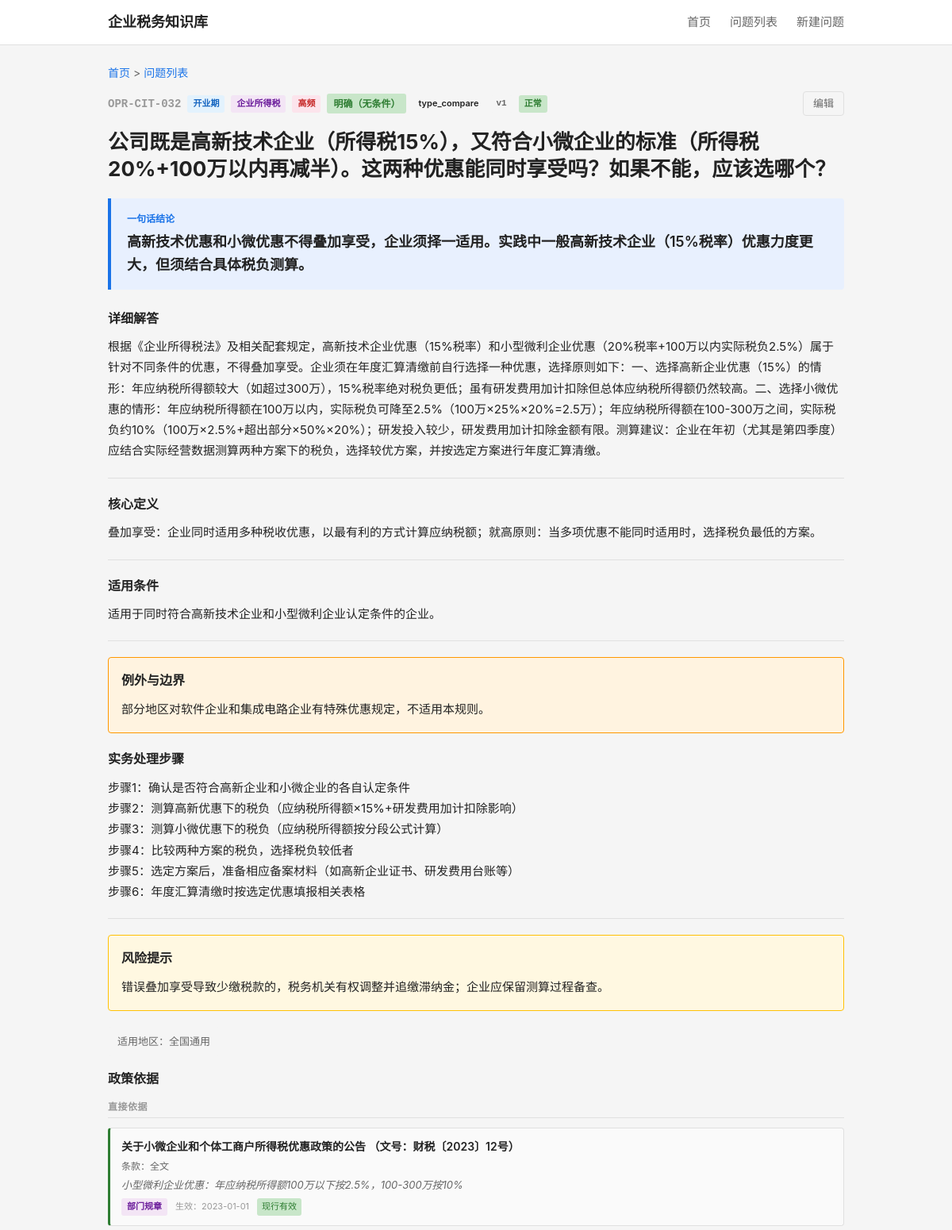
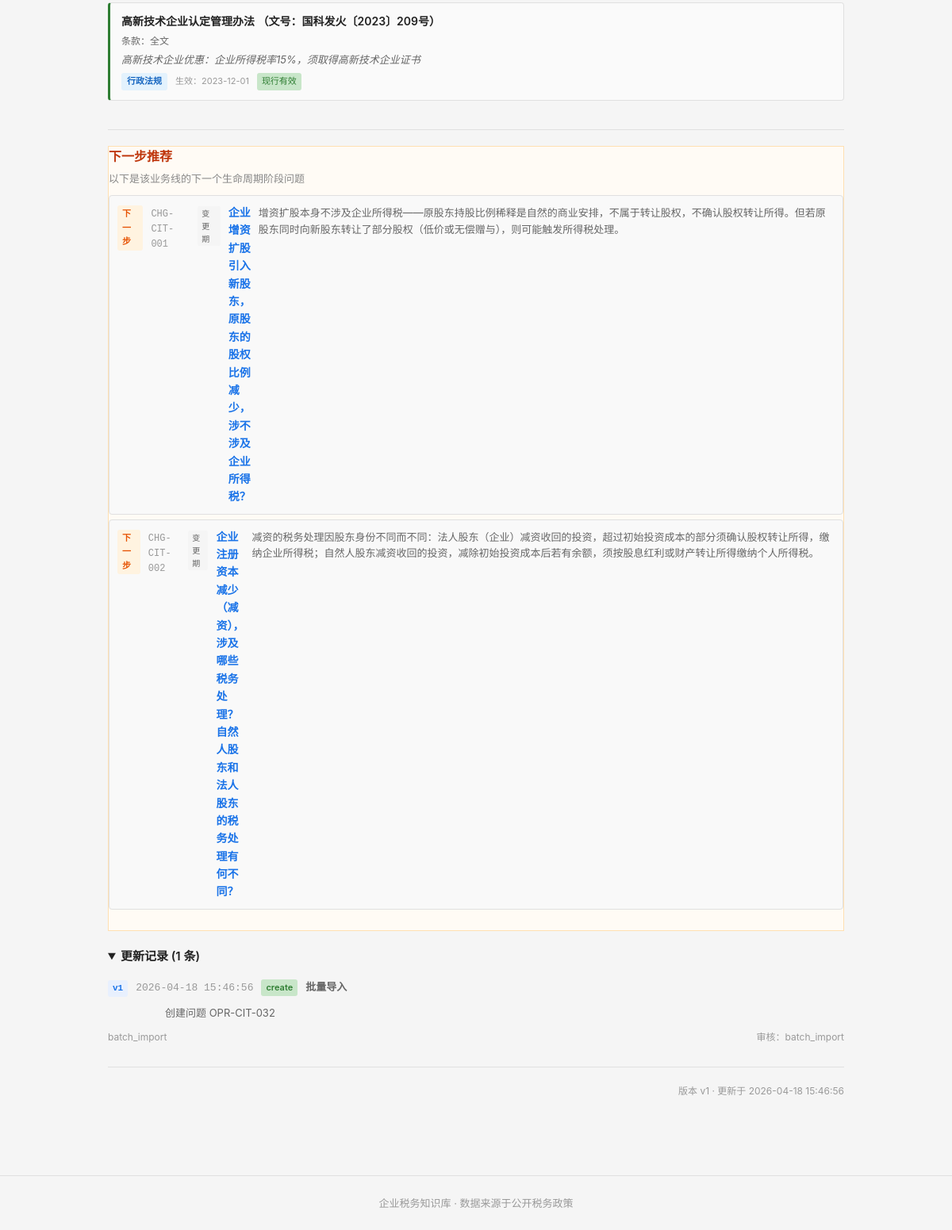
The app's page /question/OPR-CIT-032 with its own data (2 pictures, top to bottom).
### tables this page shows
CREATE TABLE question_master (
    id              INTEGER PRIMARY KEY AUTOINCREMENT,
    question_code   TEXT NOT NULL UNIQUE,
    question_title  TEXT NOT NULL,
    question_plain  TEXT NOT NULL,

    -- 分类
    stage_code      TEXT NOT NULL,
    module_code     TEXT NOT NULL,
    question_type   TEXT NOT NULL,

    -- 答案
    one_line_answer TEXT NOT NULL,
    detailed_answer TEXT,
    core_definition TEXT,

    -- 条件与边界
    applicable_conditions TEXT,
    exceptions_boundary   TEXT,

    -- 实务
    practical_steps TEXT,
    risk_warning    TEXT,

    -- 适用范围
    scope_level     TEXT NOT NULL DEFAULT 'scope_national',
    local_region    TEXT,

    -- 确定性
    answer_certainty TEXT NOT NULL DEFAULT 'certain_clear',

    -- 元数据
    keywords        TEXT,
    high_frequency_flag INTEGER NOT NULL DEFAULT 0,
    newbie_flag     INTEGER NOT NULL DEFAULT 0,

    -- 版本管理
    status          TEXT NOT NULL DEFAULT 'draft',
    version_no      INTEGER NOT NULL DEFAULT 1,

    -- 审计字段
    created_at      TEXT NOT NULL DEFAULT (datetime('now')),
    updated_at      TEXT NOT NULL DEFAULT (datetime('now'))
);

CREATE TABLE question_policy_link (
    id              INTEGER PRIMARY KEY AUTOINCREMENT,
    question_id     INTEGER NOT NULL,
    policy_id       INTEGER NOT NULL,
    support_type    TEXT NOT NULL,
    support_note    TEXT,
    display_order   INTEGER NOT NULL DEFAULT 1,

    FOREIGN KEY (question_id) REFERENCES question_master(id) ON DELETE CASCADE,
    FOREIGN KEY (policy_id)   REFERENCES policy_basis(id)    ON DELETE CASCADE
);

CREATE TABLE policy_basis (
    id              INTEGER PRIMARY KEY AUTOINCREMENT,
    policy_code     TEXT NOT NULL UNIQUE,
    policy_name     TEXT NOT NULL,
    document_no     TEXT,
    article_ref     TEXT,

    -- 政策层级
    policy_level    TEXT NOT NULL,

    -- 有效期
    effective_date  TEXT,
    expiry_date     TEXT,
    current_status  TEXT NOT NULL DEFAULT 'effective',

    -- 内容摘要
    policy_summary  TEXT,
    raw_quote_short TEXT,

    -- 适用范围
    region_scope    TEXT DEFAULT 'national',

    -- 备注
    remarks         TEXT,

    -- 审计字段
    created_at      TEXT NOT NULL DEFAULT (datetime('now')),
    updated_at      TEXT NOT NULL DEFAULT (datetime('now'))
);

CREATE TABLE question_update_log (
    id              INTEGER PRIMARY KEY AUTOINCREMENT,
    question_id     INTEGER NOT NULL,
    version_no      INTEGER NOT NULL,
    update_date     TEXT NOT NULL DEFAULT (datetime('now')),
    update_type     TEXT NOT NULL,
    update_reason   TEXT,
    updated_by      TEXT,
    reviewed_by     TEXT,
    change_summary  TEXT,

    FOREIGN KEY (question_id) REFERENCES question_master(id) ON DELETE CASCADE
);

### backend/app.py (the view)
    @app.route('/question/<question_code>')
    def question_detail(question_code):
        from services.question_service import QuestionService
        svc = QuestionService()
        detail = svc.get_question_detail(question_code)
        if not detail:
            return "问题不存在", 404
        stages = svc.get_stages()
        modules = svc.get_modules()
        return render_template('detail.html',
                               detail=detail, stages=stages, modules=modules)

### backend/services/question_service.py (called while the page is built)
    def _query(self, sql, params=None):
        conn = sqlite3.connect(self.db_path)
        conn.execute("PRAGMA foreign_keys = ON")
        conn.row_factory = sqlite3.Row
        cur = conn.cursor()
        if params:
            cur.execute(sql, params)
        else:
            cur.execute(sql)
        rows = cur.fetchall()
        conn.close()
        return [dict(r) for r in rows]

    def _query_one(self, sql, params=None):
        rows = self._query(sql, params)
        return rows[0] if rows else None

    def get_stages(self):
        return self._query("""
            SELECT tag_code, tag_name
            FROM tag_dict
            WHERE tag_category = 'stage'
            ORDER BY display_order
        """)

    def get_modules(self):
        return self._query("""
            SELECT tag_code, tag_name
            FROM tag_dict
            WHERE tag_category = 'module'
            ORDER BY display_order
        """)

### frontend/templates/detail.html (shortened to what this page needs)
{% extends "base.html" %}
{% macro certainty_label(code) %}
    {% if code == 'certain_clear' %}<span class="certainty-tag clear">明确（无条件）</span>
    {% elif code == 'certain_conditional' %}<span class="certainty-tag condition">有条件</span>
    {% elif code == 'certain_dispute' %}<span class="certainty-tag dispute">有争议</span>
    {% elif code == 'certain_practice' %}<span class="certainty-tag practice">实务做法</span>
    {% else %}<span class="certainty-tag">{{ code }}</span>{% endif %}
{% endmacro %}
{% macro policy_level_label(code) %}{{ {'level_law':'法律','level_admin':'行政法规','level_department':'部门规章','level_bulletin':'规范性文件','level_local':'地方文件'}.get(code, code or '') }}{% endmacro %}
{% macro question_type_label(code) %}
{%- if code == 'type_whether' -%}是否类
{%- elif code == 'type_how' -%}怎么办类
{%- elif code == 'type_define' -%}定义类
{%- elif code == 'type_risk' -%}风险类
{%- elif code == 'type_time' -%}时限类
{%- elif code == 'type_why' -%}为什么类
{%- elif code == 'type_what' -%}是什么类
{%- elif code == 'type_clarify' -%}是否类
{%- elif code == 'type_steps' -%}怎么办类
{%- else -%}{{ code }}{%- endif -%}
{% endmacro %}
{% macro status_label(code) %}
    {% if code == 'active' %}正常
    {% elif code == 'draft' %}草稿
    {% elif code == 'pending' %}待复核
    {% elif code == 'archived' %}归档
    {% elif code == 'obsolete' %}过时
    {% else %}{{ code }}{% endif %}
{% endmacro %}
{% macro stage_label(code) %}
    {%- if code == 'SET' -%}设立期
    {%- elif code == 'OPR' -%}开业期
    {%- elif code == 'CHG' -%}变更期
    {%- elif code == 'RSK' -%}风险期
    {%- elif code == 'SUS' -%}停业期
    {%- elif code == 'CLS' -%}注销期
    {%- else -%}{{ code }}{%- endif -%}
{% endmacro %}
{% macro module_label(code) %}
    {%- if code == 'REG' -%}登记设立
    {%- elif code == 'DEC' -%}申报纳税
    {%- elif code == 'INV' -%}发票管理
    {%- elif code == 'VAT' -%}增值税
    {%- elif code == 'IIT' -%}个人所得税
    {%- elif code == 'CIT' -%}企业所得税
    {%- elif code == 'SSF' -%}社保公积金
    {%- elif code == 'CHG' -%}变更登记
    {%- elif code == 'CLEAR' -%}清税注销
    {%- elif code == 'RISK' -%}风险应对
    {%- elif code == 'FEE' -%}成本费用
    {%- elif code == 'PREF' -%}优惠政策
    {%- elif code == 'ETAX' -%}电子税务
    {%- else -%}{{ code }}{%- endif -%}
{% endmacro %}
{% block main %}
<div class="detail-header">
    <div class="breadcrumb">
        <a href="/">首页</a> &gt; <a href="/questions">问题列表</a>
    </div>
    <div class="question-meta-top">
        <span class="q-code-lg">{{ detail.question_code }}</span>
        <span class="q-badge stage">{{ stage_label(detail.stage_code) }}</span>
        <span class="q-badge module">{{ module_label(detail.module_code) }}</span>
        {% if detail.high_frequency_flag %}
        <span class="q-badge hf">高频</span>
        {% endif %}
        {{ certainty_label(detail.answer_certainty) }}
        <span class="q-badge">{{ question_type_label(detail.question_type) }}</span>
        <span class="q-badge version">v{{ detail.version_no }}</span>
        <span class="q-badge status-{{ detail.status }}">{{ status_label(detail.status) }}</span>
        <a href="/question/{{ detail.question_code }}/edit" class="edit-btn">编辑</a>
    </div>
</div>
<h1 class="detail-title">{{ detail.question_plain if detail.question_plain else detail.question_title }}</h1>
<div class="answer-box">
    <div class="answer-label">一句话结论</div>
    <div class="answer-content">{{ detail.one_line_answer }}</div>
</div>
{% if detail.detailed_answer %}
<div class="detail-section">
    <h3>详细解答</h3>
    <div class="detail-text">{{ detail.detailed_answer }}</div>
</div>
{% endif %}
{% if detail.core_definition %}
<div class="detail-section">
    <h3>核心定义</h3>
    <div class="detail-text">{{ detail.core_definition }}</div>
</div>
{% endif %}
{% if detail.applicable_conditions %}
<div class="detail-section">
    <h3>适用条件</h3>
    <div class="detail-text">{{ detail.applicable_conditions }}</div>
</div>
{% endif %}
{% if detail.exceptions_boundary %}
<div class="detail-section exception">
    <h3>例外与边界</h3>
    <div class="detail-text">{{ detail.exceptions_boundary }}</div>
</div>
{% endif %}
{% if detail.practical_steps %}
<div class="detail-section">
    <h3>实务处理步骤</h3>
    <div class="detail-text">{{ detail.practical_steps }}</div>
</div>
{% endif %}
{% if detail.risk_warning %}
<div class="detail-section warning">
    <h3>风险提示</h3>
    <div class="detail-text">{{ detail.risk_warning }}</div>
</div>
{% endif %}
{% if detail.scope_level == 'scope_national' %}
<div class="scope-note">适用地区：全国通用</div>
{% elif detail.scope_level == 'scope_local' %}
<div class="scope-note">适用地区：地方口径</div>
{% elif detail.scope_level == 'scope_mixed' %}
<div class="scope-note">适用地区：混合口径</div>
{% elif detail.local_region %}
<div class="scope-note local">地区：{{ detail.local_region }}</div>
{% endif %}
{% if detail.policies %}
{% set direct_policies = [] %}
{% set procedure_policies = [] %}
{% set other_policies = [] %}
{% for p in detail.policies %}
    {% if p.support_type == 'support_direct' %}{% do direct_policies.append(p) %}{% endif %}
    {% if p.support_type == 'support_procedure' %}{% do procedure_policies.append(p) %}{% endif %}
    {% if p.support_type not in ['support_direct', 'support_procedure'] %}{% do other_policies.append(p) %}{% endif %}
{% endfor %}
<div class="detail-section policies-section">
    <h3>政策依据</h3>
    {% if direct_policies %}
    <div class="policy-group">
        <div class="policy-group-label">直接依据</div>
        <ul class="policy-list">
            {% for p in direct_policies %}
            <li class="policy-item type-direct">
                <div class="policy-title">
                    {{ p.policy_name }}
                    {% if p.article_ref %}（文号：{{ p.document_no }}）{% endif %}
                </div>
                {% if p.article_ref %}<div class="policy-article">条款：{{ p.article_ref }}</div>{% endif %}
                {% if p.support_note %}<div class="policy-note">{{ p.support_note }}</div>{% endif %}
                <div class="policy-meta">
                    <span class="policy-level-badge level-{{ p.policy_level }}">{{ policy_level_label(p.policy_level) }}</span>
                    {% if p.effective_date %}<span class="policy-effective">生效：{{ p.effective_date }}</span>{% endif %}
                    {% if p.current_status == 'pol_effective' %}<span class="policy-stat effective">现行有效</span>
                    {% elif p.current_status == 'pol_expired' %}<span class="policy-stat expired">已失效</span>
                    {% elif p.current_status == 'pol_partial' %}<span class="policy-stat partial">部分失效</span>{% endif %}
                </div>
            </li>
            {% endfor %}
        </ul>
    </div>
    {% endif %}
</div>
{% endif %}
{% if detail.next_step_questions %}
<div class="detail-section next-step">
    <h3>下一步推荐</h3>
    <p class="next-step-hint">以下是该业务线的下一个生命周期阶段问题</p>
    <ul class="relation-list">
        {% for r in detail.next_step_questions %}
        <li>
            <a href="/question/{{ r.question_code }}" class="relation-link">
                <span class="rel-type-badge type-next">下一步</span>
                <span class="rel-code">{{ r.question_code }}</span>
                <span class="rel-stage-badge">{{ stage_label(r.stage_code) }}</span>
                <span class="rel-title">{{ r.question_title }}</span>
                <span class="rel-answer">{{ r.one_line_answer }}</span>
            </a>
        </li>
        {% endfor %}
    </ul>
</div>
{% endif %}
{% if detail.updates %}
<details class="detail-section updates" open>
    <summary class="section-summary">更新记录 ({{ detail.updates|length }} 条)</summary>
    <ul class="update-list">
        {% for u in detail.updates %}
        <li class="update-item">
            <span class="update-version">v{{ u.version_no }}</span>
            <span class="update-date">{{ u.update_date }}</span>
            <span class="update-type-badge type-{{ u.update_type }}">{{ u.update_type }}</span>
            {% if u.update_reason %}<span class="update-reason">{{ u.update_reason }}</span>{% endif %}
            <span class="update-summary">{{ u.change_summary }}</span>
            {% if u.updated_by %}<span class="update-by">{{ u.updated_by }}</span>{% endif %}
            {% if u.reviewed_by %}<span class="update-reviewed">审核：{{ u.reviewed_by }}</span>{% endif %}
        </li>
        {% endfor %}
    </ul>
</details>
{% endif %}
<div class="detail-footer">
    <span>版本 v{{ detail.version_no }} · 更新于 {{ detail.updated_at }}</span>
</div>
{% endblock %}

### records on screen
question_master: question_code "OPR-CIT-032", question_type "type_compare", version_no "1", question_plain "公司既是高新技术企业（所得税15%），又符合小微企业的标准（所得税20%+100万以内再减半）。这两种优惠能同时享受吗？如果不能，应该选哪个？", one_line_answer "高新技术优惠和小微优惠不得叠加享受，企业须择一适用。实践中一般高新技术企业（15%税率）优惠力度更大，但须结合具体税负测算。", detailed_answer "根据《企业所得税法》及相关配套规定，高新技术企业优惠（15%税率）和小型微利企业优惠（20%税率+100万以内实际税负2.5%）属于针对不同条件的优惠，不得叠加享受。企业须在年度汇算清缴前自行选择一种优惠，选择原则如下：一、选择高新企业优惠（15%）的情形：年应纳税所得额较大（如超过300万），15%税率绝对税负更低；虽有研发费用加计扣除但总体应纳税所得额仍然较高。二、选择小微优惠的情形：年应纳税所得额在100万以内，实际税负可降至2.5%（100万×25%×20%=2.5万）；年应纳税所得额在100-300万之间，实际税负约10%（100万×2.5%+超出部分×50%×20%）；研发投入较少，研发费用加计扣除金额有限。测算建议：企业在年初（尤其是第四季度）应结合实际经营数据测算两种方案下的税负，选择较优方案，并按选定方案进行年度汇算清缴。", core_definition "叠加享受：企业同时适用多种税收优惠，以最有利的方式计算应纳税额；就高原则：当多项优惠不能同时适用时，选择税负最低的方案。", applicable_conditions "适用于同时符合高新技术企业和小型微利企业认定条件的企业。", exceptions_boundary "部分地区对软件企业和集成电路企业有特殊优惠规定，不适用本规则。", practical_steps "步骤1：确认是否符合高新企业和小微企业的各自认定条件 步骤2：测算高新优惠下的税负（应纳税所得额×15%+研发费用加计扣除影响） 步骤3：测算小微优惠下的税负（应纳税所得额按分段公式计算） 步骤4：比较两种方案的税负，选择税负较低者 步骤5：选定方案后，准备相应备案材料（如高新企业证书、研发费用台账等） 步骤6：年度汇算清缴时按选定优惠填报相关表格", risk_warning "错误叠加享受导致少缴税款的，税务机关有权调整并追缴滞纳金；企业应保留测算过程备查。", updated_at "2026-04-18 15:46:56"
question_policy_link: policy_name "关于小微企业和个体工商户所得税优惠政策的公告", document_no "财税〔2023〕12号", article_ref "全文", support_note "小型微利企业优惠：年应纳税所得额100万以下按2.5%，100-300万按10%", effective_date "2023-01-01"
policy_basis: policy_level "部门规章"
question_policy_link: policy_name "高新技术企业认定管理办法", document_no "国科发火〔2023〕209号", article_ref "全文", support_note "高新技术企业优惠：企业所得税率15%，须取得高新技术企业证书", effective_date "2023-12-01"
policy_basis: policy_level "行政法规"
question_master: question_code "CHG-CIT-001", stage_code "变更期", question_title "企业增资扩股引入新股东，原股东的股权比例减少，涉不涉及企业所得税？", one_line_answer "增资扩股本身不涉及企业所得税——原股东持股比例稀释是自然的商业安排，不属于转让股权，不确认股权转让所得。但若原股东同时向新股东转让了部分股权（低价或无偿赠与），则可能触发所得税处理。"
question_master: question_code "CHG-CIT-002", stage_code "变更期", question_title "企业注册资本减少（减资），涉及哪些税务处理？自然人股东和法人股东的税务处理有何不同？", one_line_answer "减资的税务处理因股东身份不同而不同：法人股东（企业）减资收回的投资，超过初始投资成本的部分须确认股权转让所得，缴纳企业所得税；自然人股东减资收回的投资，减除初始投资成本后若有余额，须按股息红利或财产转让所得缴纳个人所得税。"
question_update_log: version_no "1", update_date "2026-04-18 15:46:56", update_type "create", update_reason "批量导入", change_summary "创建问题 OPR-CIT-032", updated_by "batch_import", reviewed_by "batch_import"

### other values on screen
{{ detail.updates|length }} "1"
